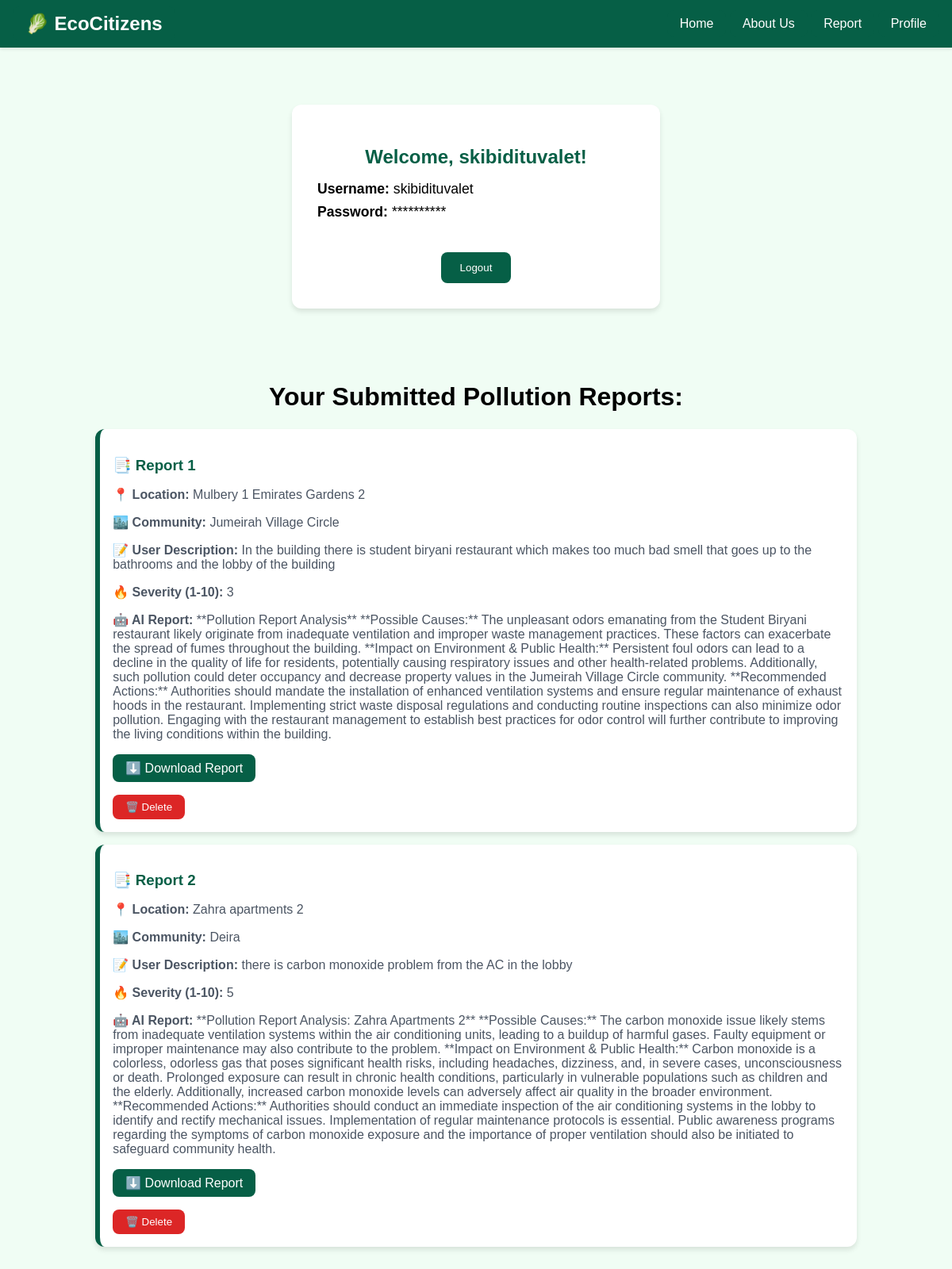
The app's page /profile (signed in) with its own data.
### app.py (models this page shows)
class User(db.Model, UserMixin):
    id = db.Column(db.Integer, primary_key=True)
    username = db.Column(db.String(20), nullable=False, unique=True)
    password = db.Column(db.String(80), nullable=False)

class PollutionReport(db.Model):
    id = db.Column(db.Integer, primary_key=True)
    location = db.Column(db.String(200), nullable=False)
    community = db.Column(db.String(100), nullable=False)
    description = db.Column(db.Text, nullable=False)
    ai_response = db.Column(db.Text)
    severity = db.Column(db.Integer, nullable=False)

### app.py (the view)
@app.route('/profile')
@login_required
def profile():
    reports = PollutionReport.query.all()
    return render_template('profile.html',reports=reports)

### app.py (called while the page is built)
@login_manager.user_loader
def load_user(user_id):
    return User.query.get(int(user_id))

### templates/profile.html (shortened to what this page needs)
<!DOCTYPE html>
<html lang="en">
<head>
  <link rel="stylesheet" href="{{ url_for('static', filename='styles.css') }}">
</head>
<body class="bg-green-100">
  <nav class="navbar">
    <div class="logo">
      <a href="{{ url_for('home') }}" class="logo-link">🥬 EcoCitizens</a>
    </div>
    <div class="nav-links">
      <a href="{{ url_for('home') }}" class="logo-link">Home</a>
      <a href="{{ url_for('about') }}" class="logo-link">About Us</a>
      <a href="{{ url_for('report') }}" class="logo-link">Report</a>
      {% if current_user.is_authenticated %}
      <a href="{{ url_for('profile') }}" class="logo-link">Profile</a>
      {% else %}
      <a href="{{ url_for('login') }}" class="logo-link">Accounts/Status</a>
      {% endif %}
    </div>
  </nav>
  <div class="container">
    <div class="profile-container">
      <h2>Welcome, {{ current_user.username }}!</h2>
      <div class="profile-details">
        <p><strong>Username:</strong> {{ current_user.username }}</p>
        <p><strong>Password:</strong> **********</p>
      </div>
      <form method="POST" action="{{ url_for('logout') }}">
        <button type="submit" class="btn-logout">Logout</button>
      </form>
    </div>
  </div>
  <div class="container" style="padding: 0rem 1.5rem;">
    <h1>Your Submitted Pollution Reports:</h1>
    <div class="reports-list">
      {% for report in reports %}
        <div class="report-card">
          <h3>📑 Report {{ loop.index }}</h3>
          <p><strong>📍 Location:</strong> {{ report.location }}</p>
          <p><strong>🏙️ Community:</strong> {{ report.community }}</p>
          <p><strong>📝 User Description:</strong> {{ report.description }}</p>
          <p><strong>🔥 Severity (1-10):</strong> <span class="severity-{{ report.severity }}">{{ report.severity }}</span></p>
          <p><strong>🤖 AI Report:</strong> {{ report.ai_response }}</p>
          <a href="{{ url_for('download_report', report_id=report.id) }}" class="btn-download">⬇️ Download Report</a>
          <form method="POST" action="{{ url_for('delete_report', report_id=report.id) }}">
            <button type="submit" class="btn-delete">🗑️ Delete</button>
          </form>
        </div>
      {% endfor %}
    </div>
  </div>
  <br>
  <br>
</body>
</html>

### static/styles.css (style rules this page uses)
body { background-color: #f0fdf4; font-family: Arial, sans-serif; margin: 0; padding: 0; }
.navbar { background-color: #065f46; color: white; padding: 1rem; display: flex; justify-content: space-between; align-items: center; box-shadow: 0 2px 4px rgba(0, 0, 0, 0.1); }
.logo { font-size: 1.5rem; font-weight: bold; }
.container { max-width: 1200px; margin: 0 auto; padding: 2.5rem 1rem; }
.container { text-align: center; }
.logo-link { text-decoration: none; color: white; padding: 0.5rem 1rem; background-color: #065f46; border-radius: 0.5rem; transition: background-color 0.3s; }
.reports-list { display: flex; flex-direction: column; gap: 1rem; align-items: center; }
.report-card { background-color: white; width: 80%; padding: 1rem; border-radius: 0.75rem; box-shadow: 0 4px 6px rgba(0, 0, 0, 0.1); border-left: 6px solid #065f46; transition: transform 0.2s ease-in-out; text-align: left; }
.report-card h3 { color: #065f46; margin-bottom: 0.5rem; }
.report-card p { color: #4b5563; margin-bottom: 0.5rem; }
.btn-delete { background-color: #dc2626; color: white; padding: 0.5rem 1rem; border: none; border-radius: 0.5rem; cursor: pointer; margin-top: 1rem; transition: background-color 0.3s; }
.btn-download { display: inline-block; margin-top: 0.5rem; padding: 0.5rem 1rem; background-color: #065f46; color: white; border-radius: 0.5rem; text-decoration: none; font-size: 1rem; transition: background-color 0.3s; }

### templates/profile.html (style rules this page uses)
.profile-container { max-width: 400px; margin: 2rem auto; background: #fff; padding: 2rem; border-radius: 0.75rem; box-shadow: 0 4px 6px rgba(0, 0, 0, 0.1); text-align: center; }
.profile-container h2 { color: #065f46; margin-bottom: 1rem; }
.profile-details { text-align: left; margin: 1rem 0; }
.profile-details p { font-size: 1.1rem; margin: 0.5rem 0; }
.btn-logout { margin-top: 1.5rem; padding: 0.75rem 1.5rem; background-color: #065f46; color: #fff; border: none; border-radius: 0.5rem; cursor: pointer; transition: background-color 0.3s; }

### records on screen
User: username "skibidituvalet"
PollutionReport: location "Mulbery 1 Emirates Gardens 2", community "Jumeirah Village Circle", description "In the building there is student biryani restaurant which makes too much bad smell that goes up to the bathrooms and the lobby of the building", severity "3", ai_response "**Pollution Report Analysis** **Possible Causes:** The unpleasant odors emanating from the Student Biryani restaurant likely originate from inadequate ventilation and improper waste management practices. These factors can exacerbate the spread of fumes throughout the building. **Impact on Environment & Public Health:** Persistent foul odors can lead to a decline in the quality of life for residents, potentially causing respiratory issues and other health-related problems. Additionally, such pollution could deter occupancy and decrease property values in the Jumeirah Village Circle community. **Recommended Actions:** Authorities should mandate the installation of enhanced ventilation systems…"
PollutionReport: location "Zahra apartments 2", community "Deira", description "there is carbon monoxide problem from the AC in the lobby", severity "5", ai_response "**Pollution Report Analysis: Zahra Apartments 2** **Possible Causes:** The carbon monoxide issue likely stems from inadequate ventilation systems within the air conditioning units, leading to a buildup of harmful gases. Faulty equipment or improper maintenance may also contribute to the problem. **Impact on Environment & Public Health:** Carbon monoxide is a colorless, odorless gas that poses significant health risks, including headaches, dizziness, and, in severe cases, unconsciousness or death. Prolonged exposure can result in chronic health conditions, particularly in vulnerable populations such as children and the elderly. Additionally, increased carbon monoxide levels can adversely…"
